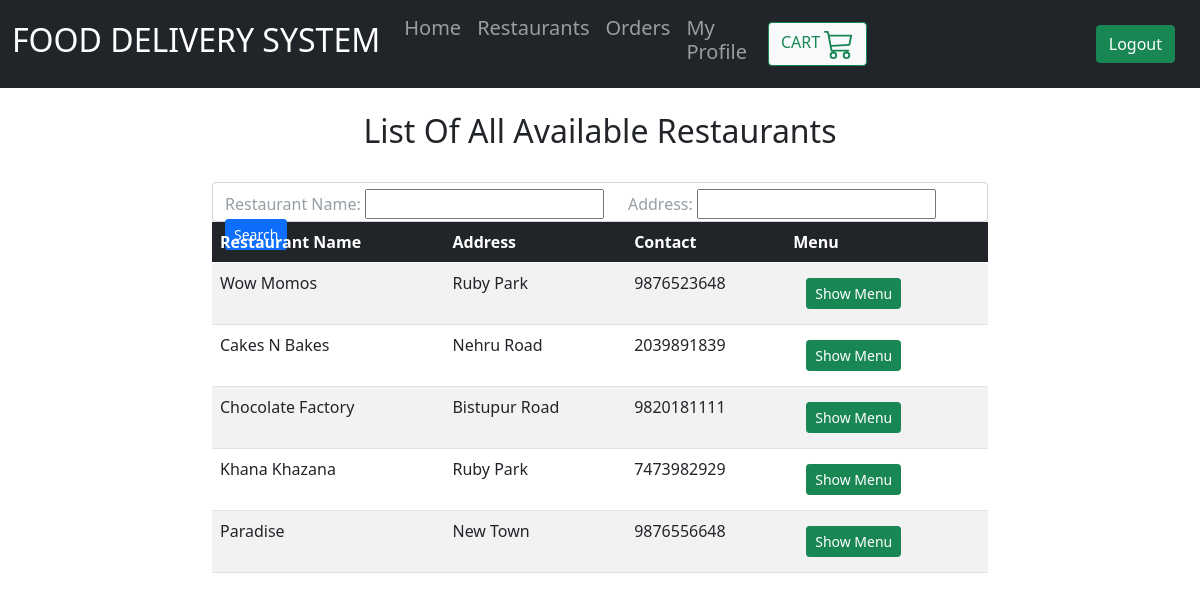
/customer/1/showRestaurants/ (signed in), run on an earlier commit of the app's database.
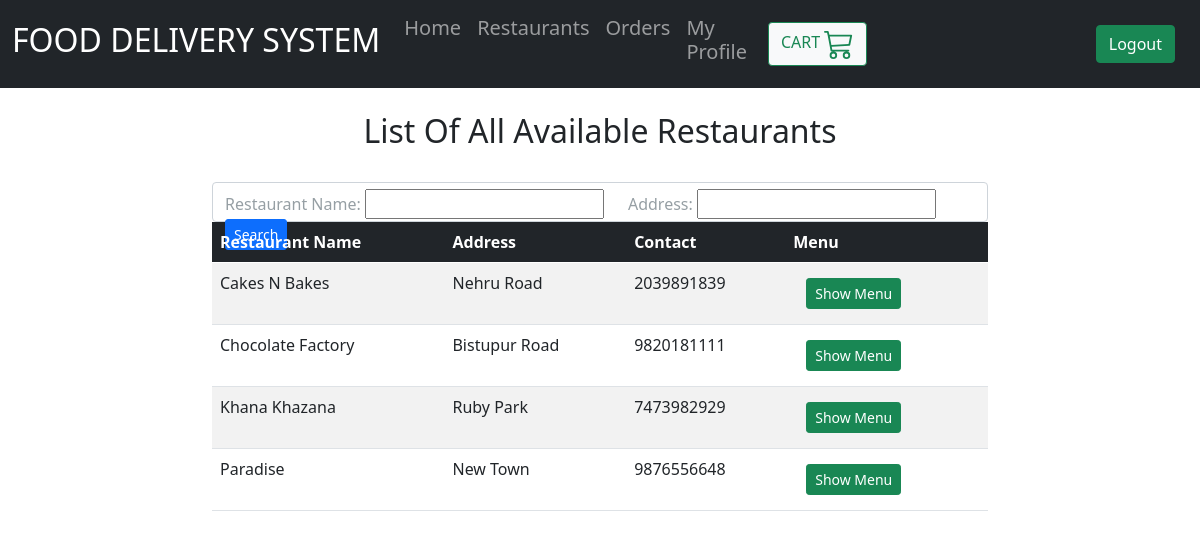
And on a later commit of the database.
### restaurants/models.py (models this page shows, shortened)
class Restaurant(models.Model):
    name = models.CharField(max_length=255, null=True)
    username = models.ForeignKey(
        User, on_delete=models.CASCADE)
    address = models.CharField(max_length=1500, null=True)
    contact = models.IntegerField(null=True)
    maxActiveOrders = models.IntegerField(null=True)
    activeOrders = models.IntegerField(default=0)

### customers/views.py (the view)
# urls.py: path('<int:cid>/showRestaurants/',
@login_required(login_url='home')
def showRestaurants(response, cid):
    customer = Customer.objects.get(id=cid)
    restaurants = Restaurant.objects.all()
    restaurants = Restaurant.objects.annotate(
        order_diff=(F('maxActiveOrders')-F('activeOrders')))
    restaurants = restaurants.filter(order_diff__gt=0)
    restaurantFilter = RestaurantFilter(response.GET, queryset=restaurants)
    restaurants = restaurantFilter.qs
    context = {'cid': cid, 'customer': customer,
               'restaurants': restaurants, 'restaurantFilter': restaurantFilter}
    return render(response, 'customers/showRestaurants.html', context)

### customers/templates/customers/showRestaurants.html (shortened to what this page needs)
{% extends 'customers/base.html' %} {% block content %}
<div class="container col-md-8">
  <br />
  <div class="text-center h2">List Of All Available Restaurants</div>
  <br />
  <form>
    <div class="form-control">
      <div class="row">
        <div class="col col-md-auto">
          Restaurant Name: {{restaurantFilter.form.name}}
        </div>
        <div class="col col-md-auto">
          Address: {{restaurantFilter.form.address}}
        </div>
        <div class="col">
          <button class="btn btn-primary btn-sm btn-block" type="submit">
          </button>
        </div>
      </div>
    </div>
  </form>
</div>
<div class="container col-md-8">
  <table class="table table-striped table-hover">
    <thead class="table-dark">
      <tr>
        <th scope="col">Restaurant Name</th>
        <th scope="col">Address</th>
        <th scope="col">Contact</th>
        <th scope="col">Menu</th>
      </tr>
    </thead>
    <tbody>
      {% for r in restaurants %}
      <tr>
        <td>{{r.name}}</td>
        <td>{{r.address}}</td>
        <td>{{r.contact}}</td>
        <td>
          <button class="btn">
            <a
              class="btn btn-success btn-sm btn-block"
              href="{% url 'orderMenu' cid=cid rid=r.id %}"
            >
              Show Menu
            </a>
          </button>
        </td>
      </tr>
      {% endfor %}
    </tbody>
  </table>
</div>
{% endblock %}

What changed in the data, as far as the page shows it:
no longer on this page (row edited): Restaurant: name "Wow Momos", address "Ruby Park", contact "9876523648"
